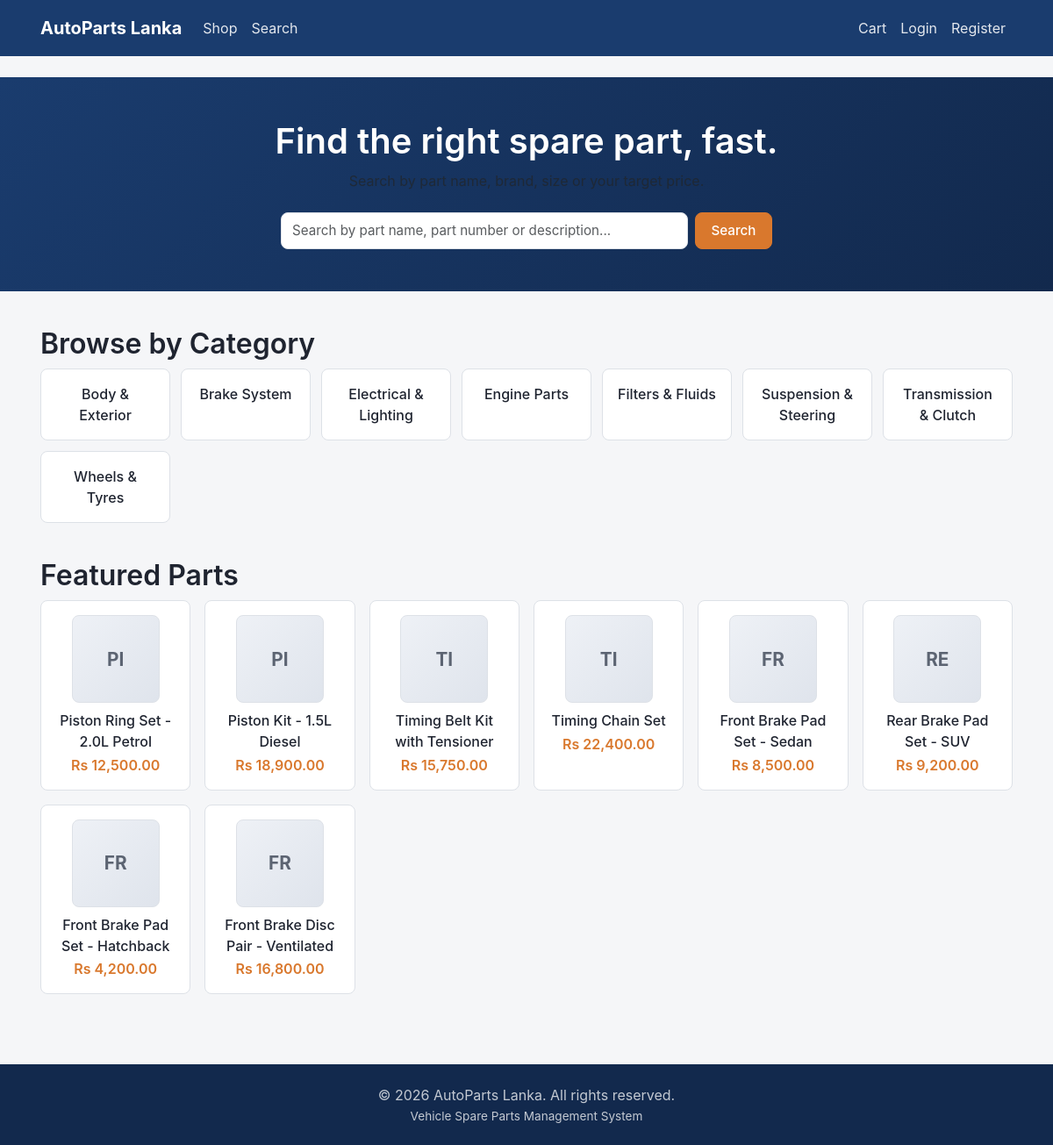
Before: / with the older database file.
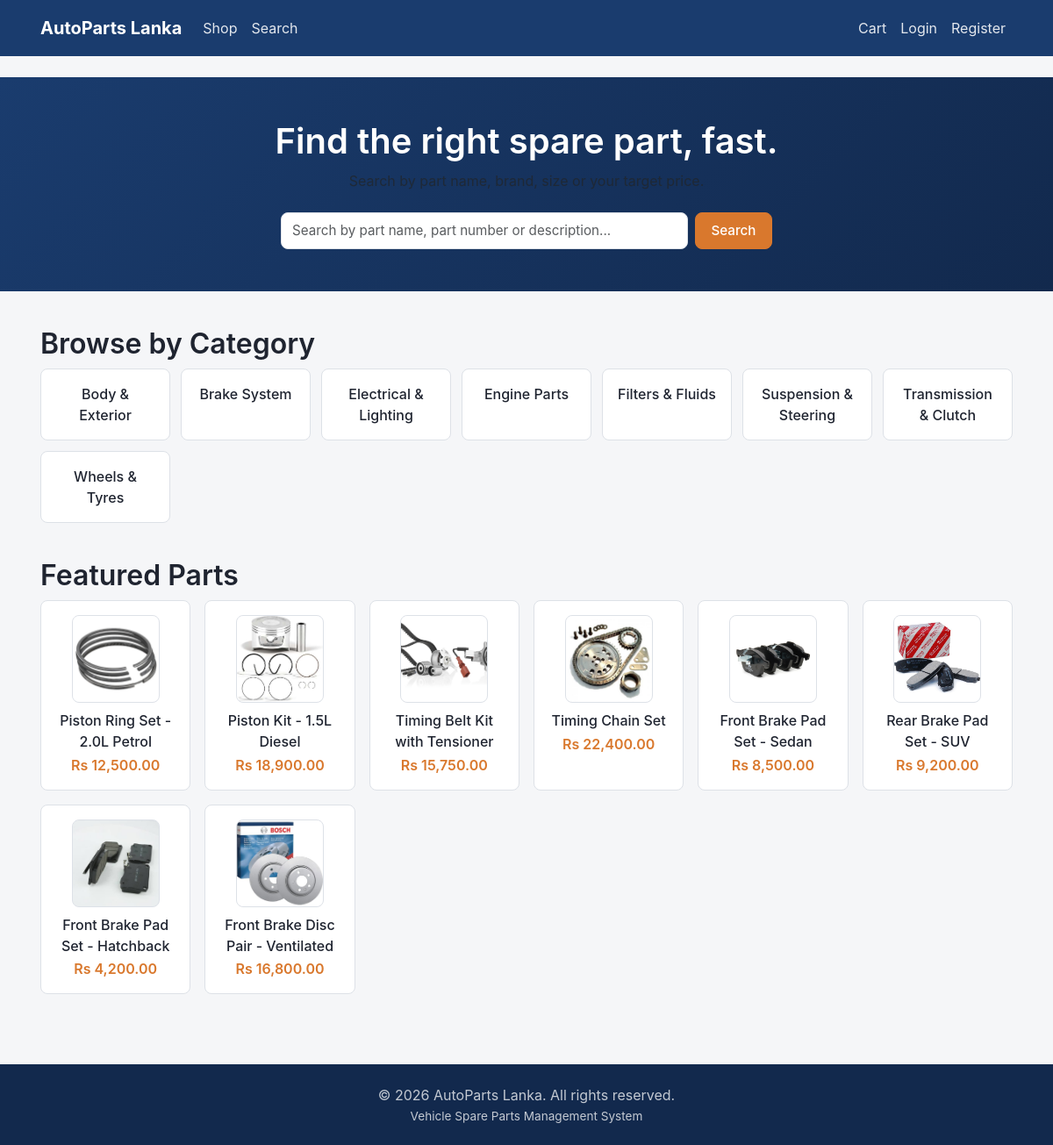
After: the same page with the newer database file.
### tables this page shows
CREATE TABLE category (
    categoryID       INT AUTO_INCREMENT PRIMARY KEY,
    parentCategoryID INT NULL,
    categoryName     VARCHAR(100) NOT NULL,
    description      TEXT NULL,
    CONSTRAINT fk_category_parent FOREIGN KEY (parentCategoryID)
        REFERENCES category(categoryID) ON DELETE SET NULL
);

CREATE TABLE spare_part (
    partID         INT AUTO_INCREMENT PRIMARY KEY,
    categoryID     INT NOT NULL,
    brandID        INT NOT NULL,
    countryID      INT NOT NULL,
    adminID        INT NOT NULL,
    partName       VARCHAR(150) NOT NULL,
    partNumber     VARCHAR(50)  NOT NULL,
    description    TEXT NULL,
    price          DECIMAL(12,2) NOT NULL,
    size           VARCHAR(50)  NULL,
    stockQty       INT NOT NULL DEFAULT 0,
    minStockLevel  INT NOT NULL DEFAULT 0,
    imageURL       VARCHAR(255) NULL,
    isActive       TINYINT(1) NOT NULL DEFAULT 1,
    createdAt      DATETIME NOT NULL DEFAULT CURRENT_TIMESTAMP,
    CONSTRAINT fk_part_category FOREIGN KEY (categoryID) REFERENCES category(categoryID),
    CONSTRAINT fk_part_brand    FOREIGN KEY (brandID)    REFERENCES brand(brandID),
    CONSTRAINT fk_part_country  FOREIGN KEY (countryID)  REFERENCES country(countryID),
    CONSTRAINT fk_part_admin    FOREIGN KEY (adminID)    REFERENCES admin(adminID),
    INDEX idx_part_active (isActive),
    INDEX idx_part_name (partName),
    INDEX idx_part_number (partNumber)
);

### includes/auth_guard.php (called while the page is built, shortened)
<?php
function isLoggedIn(): bool
{
    return !empty($_SESSION['user_id']);
}
function isAdmin(): bool
{
    return !empty($_SESSION['admin_id']);
}

### index.php (the view, shortened to what this page needs)
<?php
$categories = [];
$featuredParts = [];
try {
    $db = getDB();
    $categories = $db->query(
        'SELECT categoryID, categoryName FROM category WHERE parentCategoryID IS NULL ORDER BY categoryName LIMIT 8'
    )->fetchAll();
    $featuredParts = $db->query(
        'SELECT partID, partName, price, imageURL FROM spare_part WHERE isActive = 1 ORDER BY createdAt DESC LIMIT 8'
    )->fetchAll();
} catch (PDOException $e) {
    $categories = [];
    $featuredParts = [];
}
require __DIR__ . '/includes/header.php';
?>
<section class="home-hero">
    <div class="container">
        <h1>Find the right spare part, fast.</h1>
        <p class="text-muted">Search by part name, brand, size or your target price.</p>
        <form class="home-hero-search" action="<?php echo BASE_URL; ?>/catalogue/search.php" method="get">
            <input
                type="text"
                name="keyword"
                class="form-control"
                placeholder="Search by part name, part number or description..."
            >
            <button type="submit" class="btn btn-accent">Search</button>
        </form>
    </div>
</section>
<div class="container">
    <section class="home-section">
        <h2>Browse by Category</h2>
        <?php if (empty($categories)): ?>
        <p class="text-muted">Categories will appear here once the catalogue is populated.</p>
        <?php else: ?>
        <div class="home-category-grid">
            <?php foreach ($categories as $category): ?>
            <a class="home-category-tile" href="<?php echo BASE_URL; ?>/catalogue/products.php?category=<?php echo (int) $category['categoryID']; ?>">
                <?php echo e($category['categoryName']); ?>
            </a>
            <?php endforeach; ?>
        </div>
        <?php endif; ?>
    </section>
    <section class="home-section">
        <h2>Featured Parts</h2>
        <?php if (empty($featuredParts)): ?>
        <p class="text-muted">Featured parts will appear here once the catalogue is populated.</p>
        <?php else: ?>
        <div class="home-part-grid">
            <?php foreach ($featuredParts as $part): ?>
            <a class="home-part-card" href="<?php echo BASE_URL; ?>/catalogue/product_details.php?id=<?php echo (int) $part['partID']; ?>">
                <?php echo partImage($part, 'md'); ?>
                <p class="home-part-name"><?php echo e($part['partName']); ?></p>
                <p class="home-part-price"><?php echo formatMoney((float) $part['price']); ?></p>
            </a>
            <?php endforeach; ?>
        </div>
        <?php endif; ?>
    </section>
</div>
<?php require __DIR__ . '/includes/footer.php'; ?>

### includes/header.php (shortened to what this page needs)
<!DOCTYPE html>
<html lang="en">
<head>
<link rel="stylesheet" href="<?php echo BASE_URL; ?>/assets/vendor/bootstrap/css/bootstrap.min.css">
<link rel="stylesheet" href="<?php echo BASE_URL; ?>/assets/css/base.css">
</head>
<body>
<?php require __DIR__ . '/navbar.php'; ?>
<main class="site-main">

### includes/navbar.php (shortened to what this page needs)
<?php
$navUser = isLoggedIn() ? currentUser() : null;
?>
<nav class="navbar navbar-expand-lg navbar-main">
    <div class="container">
        <a class="navbar-brand" href="<?php echo BASE_URL; ?>/index.php"><?php echo e(SITE_NAME); ?></a>
        <div class="collapse navbar-collapse" id="mainNav">
            <ul class="navbar-nav me-auto">
                <li class="nav-item"><a class="nav-link" href="<?php echo BASE_URL; ?>/catalogue/products.php">Shop</a></li>
                <li class="nav-item"><a class="nav-link" href="<?php echo BASE_URL; ?>/catalogue/search.php">Search</a></li>
            </ul>
            <ul class="navbar-nav">
                <li class="nav-item">
                    <a class="nav-link nav-cart-link" href="<?php echo BASE_URL; ?>/orders/cart.php">
                        Cart
                    </a>
                </li>
                <?php if (isLoggedIn()): ?>
                <li class="nav-item dropdown">
                    <a class="nav-link dropdown-toggle" href="#" id="navAccountDropdown" role="button" data-bs-toggle="dropdown" aria-expanded="false">
                        <?php echo e($navUser['username'] ?? 'Account'); ?>
                    </a>
                    <ul class="dropdown-menu dropdown-menu-end" aria-labelledby="navAccountDropdown">
                        <li><a class="dropdown-item" href="<?php echo BASE_URL; ?>/auth/profile.php">Profile</a></li>
                        <li><a class="dropdown-item" href="<?php echo BASE_URL; ?>/requests/submit_request.php">Request a Part</a></li>
                        <li><hr class="dropdown-divider"></li>
                        <li><a class="dropdown-item" href="<?php echo BASE_URL; ?>/auth/logout.php">Logout</a></li>
                    </ul>
                </li>
                <?php elseif (isAdmin()): ?>
                <li class="nav-item"><a class="nav-link" href="<?php echo BASE_URL; ?>/admin/dashboard.php">Admin Panel</a></li>
                <li class="nav-item"><a class="nav-link" href="<?php echo BASE_URL; ?>/auth/logout.php">Logout</a></li>
                <?php else: ?>
                <li class="nav-item"><a class="nav-link" href="<?php echo BASE_URL; ?>/auth/login.php">Login</a></li>
                <li class="nav-item"><a class="nav-link" href="<?php echo BASE_URL; ?>/auth/register.php">Register</a></li>
                <?php endif; ?>
            </ul>
        </div>
    </div>
</nav>

### includes/functions.php (shortened to what this page needs)
<?php
function e(?string $value): string
{
    return htmlspecialchars($value ?? '', ENT_QUOTES, 'UTF-8');
}
function formatMoney(float $amount): string
{
    return CURRENCY . ' ' . number_format($amount, 2);
}
function partImage(array $part, string $size = 'md'): string
{
    if (!empty($part['imageURL'])) {
        $src = str_contains($part['imageURL'], '/')
            ? BASE_URL . '/' . ltrim($part['imageURL'], '/')
            : rtrim(UPLOAD_URL, '/') . '/' . $part['imageURL'];
        return '<img class="part-thumb part-thumb--' . e($size) . '" '
             . 'src="' . e($src) . '" alt="' . e($part['partName'] ?? '') . '">';
    }
    $initials = strtoupper(mb_substr($part['partName'] ?? '?', 0, 2));
    return '<div class="part-thumb part-thumb--' . e($size) . '">'
         . '<span>' . e($initials) . '</span></div>';
}

### includes/footer.php (shortened to what this page needs)
</main>
<footer class="site-footer">
    <div class="container site-footer-inner">
        <p>&copy; <?php echo date('Y'); ?> <?php echo e(SITE_NAME); ?>. All rights reserved.</p>
        <p class="site-footer-note">Vehicle Spare Parts Management System</p>
    </div>
</footer>
</body>
</html>

### assets/css/base.css (style rules this page uses)
:root { --color-primary: #1a3c6e; --color-primary-dark: #12294d; --color-accent: #d9782d; --color-success: #1f7a4d; --color-danger: #b3261e; --color-warning: #8a6100; --color-info: #1d5f8a; --color-text: #1f2430; --color-text-muted: #5c6472; --color-border: #dde1e7; --color-bg: #f5f6f8; --color-surface: #ffffff; --radius: 8px; --font-base: -apple-system, BlinkMacSystemFont, "Segoe UI", Roboto, Helvetica, Arial, sans-serif; }
* { box-sizing: border-box; }
html, body { margin: 0; padding: 0; }
body { font-family: var(--font-base); color: var(--color-text); background: var(--color-bg); line-height: 1.5; display: flex; flex-direction: column; min-height: 100vh; }
.site-main { flex: 1 0 auto; padding: 1.5rem 0 3rem; }
.container { max-width: 1140px; margin: 0 auto; padding: 0 1rem; }
a { color: var(--color-primary); text-decoration: none; }
h1, h2, h3, h4, h5, h6 { font-weight: 600; line-height: 1.25; margin-top: 0; }
.navbar-main { background: var(--color-primary); padding: 0.75rem 0; }
.navbar-main .navbar-brand { color: #fff; font-weight: 700; font-size: 1.25rem; }
.navbar-main .nav-link { color: rgba(255, 255, 255, 0.88); }
.nav-cart-link { position: relative; }
.site-footer { flex-shrink: 0; background: var(--color-primary-dark); color: rgba(255, 255, 255, 0.75); padding: 1.25rem 0; margin-top: 2rem; }
.site-footer-inner { text-align: center; }
.site-footer p { margin: 0.15rem 0; }
.site-footer-note { font-size: 0.85rem; }
.btn { display: inline-block; font-weight: 500; text-align: center; vertical-align: middle; cursor: pointer; border: 1px solid transparent; padding: 0.5rem 1.1rem; font-size: 0.95rem; border-radius: var(--radius); transition: background-color 0.15s ease, border-color 0.15s ease; }
.btn-accent { background: var(--color-accent); border-color: var(--color-accent); color: #fff; }
.form-control { display: block; width: 100%; padding: 0.55rem 0.75rem; font-size: 0.95rem; color: var(--color-text); background: var(--color-surface); border: 1px solid var(--color-border); border-radius: var(--radius); }
.part-thumb { display: flex; align-items: center; justify-content: center; background: linear-gradient(135deg, #eef1f6, #dfe4ec); border: 1px solid var(--color-border); border-radius: var(--radius); color: var(--color-text-muted); font-weight: 700; overflow: hidden; object-fit: cover; }
.part-thumb--md { width: 100px; height: 100px; font-size: 1.3rem; }
.text-muted { color: var(--color-text-muted); }
.home-hero { background: linear-gradient(135deg, var(--color-primary), var(--color-primary-dark)); color: #fff; padding: 3rem 0; text-align: center; }
.home-hero h1 { margin-bottom: 0.5rem; }
.home-hero .text-muted { color: rgba(255, 255, 255, 0.8); }
.home-hero-search { display: flex; gap: 0.5rem; max-width: 560px; margin: 1.5rem auto 0; }
.home-hero-search .form-control { flex: 1; }
.home-section { margin-top: 2.5rem; }
.home-category-grid { display: grid; grid-template-columns: repeat(auto-fill, minmax(140px, 1fr)); gap: 0.75rem; }
.home-category-tile { display: block; background: var(--color-surface); border: 1px solid var(--color-border); border-radius: var(--radius); padding: 1rem; text-align: center; font-weight: 500; color: var(--color-text); }
.home-part-grid { display: grid; grid-template-columns: repeat(auto-fill, minmax(160px, 1fr)); gap: 1rem; }
.home-part-card { display: block; background: var(--color-surface); border: 1px solid var(--color-border); border-radius: var(--radius); padding: 1rem; text-align: center; color: var(--color-text); }
.home-part-card .part-thumb { margin: 0 auto 0.5rem; }
.home-part-name { font-weight: 500; margin: 0.25rem 0 0; }
.home-part-price { color: var(--color-accent); font-weight: 600; margin: 0.15rem 0 0; }

Changed rows visible on the page:
changed spare_part "Piston Ring Set - 2.0L Petrol": imageURL: picture added; partName "PI" → (not shown)
changed spare_part "Piston Kit - 1.5L Diesel": imageURL: picture added; partName "PI" → (not shown)
changed spare_part "Timing Belt Kit with Tensioner": imageURL: picture added; partName "TI" → (not shown)
changed spare_part "Timing Chain Set": imageURL: picture added; partName "TI" → (not shown)
changed spare_part "Front Brake Pad Set - Sedan": imageURL: picture added; partName "FR" → (not shown)
changed spare_part "Rear Brake Pad Set - SUV": imageURL: picture added; partName "RE" → (not shown)
changed spare_part "Front Brake Pad Set - Hatchback": imageURL: picture added; partName "FR" → (not shown)
changed spare_part "Front Brake Disc Pair - Ventilated": imageURL: picture added; partName "FR" → (not shown)
